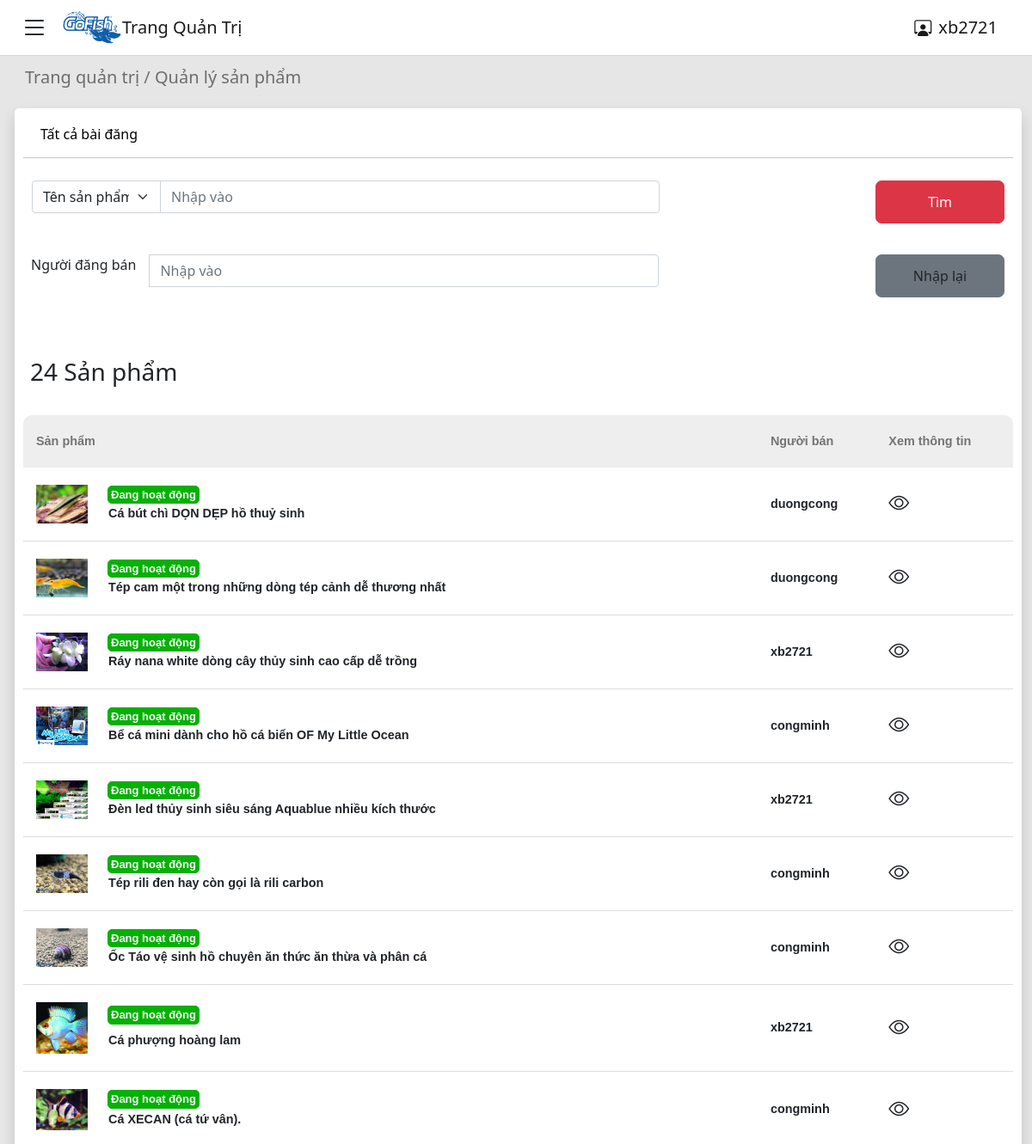
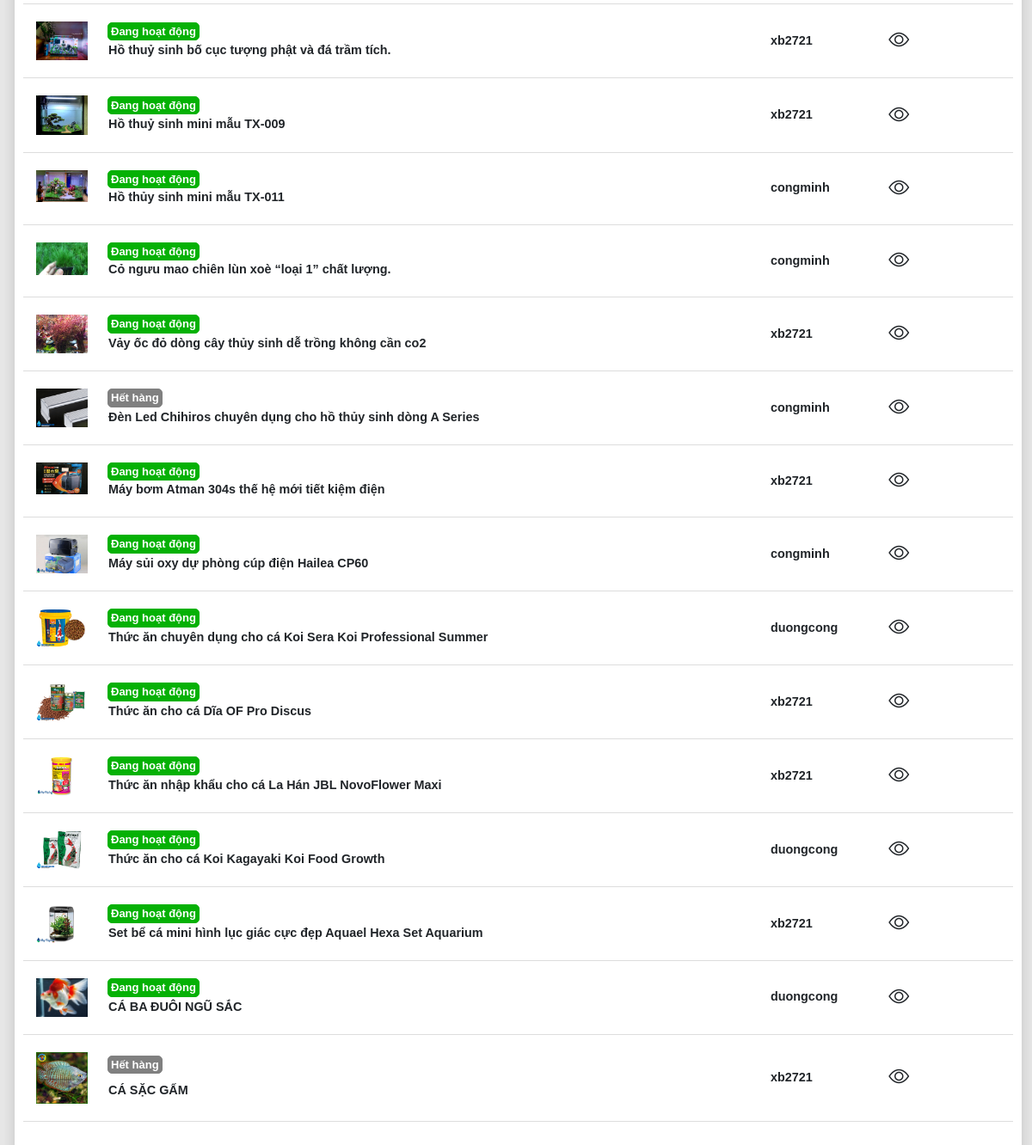
Screenshot of /admin/products.php (signed in) with the database file from the repository (2 pictures, top to bottom).
### tables this page shows
CREATE TABLE `products` (
  `productID` int(11) NOT NULL,
  `productSKU` char(50) NOT NULL,
  `productName` varchar(1000) NOT NULL,
  `category` varchar(300) NOT NULL,
  `detail` varchar(5000) NOT NULL,
  `price` int(11) NOT NULL,
  `stock` int(11) NOT NULL,
  `sold` int(11) NOT NULL,
  `status` int(11) NOT NULL,
  `image` varchar(1000) NOT NULL,
  `userID` int(11) NOT NULL
);

CREATE TABLE `users` (
  `id` int(11) NOT NULL,
  `fullname` varchar(250) NOT NULL,
  `username` varchar(30) NOT NULL,
  `email` varchar(100) NOT NULL,
  `phone` varchar(11) NOT NULL,
  `address` varchar(250) NOT NULL,
  `password` varchar(250) NOT NULL,
  `status` int(11) NOT NULL DEFAULT 0,
  `email_verification_link` varchar(255) NOT NULL,
  `email_verified_at` timestamp NULL DEFAULT NULL
);

### admin/products.php (the view, shortened to what this page needs)
<?php
include "../config/constants.php";
?>
<!DOCTYPE html>
<html lang="vi">
<head>
    <link href="https://cdn.jsdelivr.net/npm/bootstrap@5.0.2/dist/css/bootstrap.min.css" rel="stylesheet">
    <link rel="stylesheet" href="https://cdn.jsdelivr.net/npm/bootstrap-icons@1.8.1/font/bootstrap-icons.css">
    <link rel="stylesheet" href="https://cdnjs.cloudflare.com/ajax/libs/font-awesome/6.0.0/css/all.min.css" />
    <link rel="stylesheet" href="../seller/assets/css/style.css">
</head>
<body>
    <div class="container-fluid fixed-top">
        <div class="row">
            <div class="col-md-12 p-0">
                <nav class="navbar navbar-expand-lg navbar-light">
                    <div class="container-fluid">
                        <i id="btn-menu" class="bi bi-list me-3 fs-2" type="button"></i>
                        <a href="../">
                            <img src="../seller/assets/img/logo-1.png" alt="" class="logo">
                        </a>
                        <a class="navbar-brand me-auto" href="./admin.php">Trang Quản Trị</a>
                        <a class="navbar-brand ms-auto" href="#"><i class="bi bi-person-workspace me-2"></i><?php echo $_SESSION['adminName'] ?></a>
                    </div>
                </nav>
            </div>
        </div>
    </div>
    <div class="container-fluid main">
        <div class="row">
            <div class="col main-right container-fluid row show">
<div class="col-md-12 mt-2 mb-3 nav-page">
    <h5 class="text-muted"><a href="../admin.php">Trang quản trị</a> / </span><a href="./products.php">Quản lý sản phẩm</a></h5>
</div>
<div class="col-md-12 manage-products shadow">
    <div class="col-md-12">
        <ul class="nav">
            <li class="nav-item">
                <a type="button" class="nav-mng-product nav-link <?php echo ($tableType == "all" ? "active" : "") ?>">Tất cả bài đăng</a>
            </li>
        </ul>
        <hr class="mt-0">
    </div>
    <div class="col-md-12 products-search">
        <form>
            <div class="input-group  mb-3 ">
                <div class="col-md-8 mb-5  pe-4">
                    <div class="input-group ">
                        <select class="form-select select-ten">
                            <option value="0" selected>Tên sản phẩm</option>
                        </select>
                        <input id="productNameSearch" type="text" class="form-control" placeholder="Nhập vào" >
                    </div>
                </div>
                <button class="btn btn-danger col-md-4 ms-auto  px-4" style="max-width: 150px; border-radius: 7px; max-height: 50px;">Tìm</button>
                <div class="col-md-8  pe-4">
                    <div class="input-group mb-3">
                        <span class="pe-3">Người đăng bán</span>
                        <input type="text" class="form-control" placeholder="Nhập vào" >
                    </div>
                </div>
                <button class="btn btn-secondary text-dark col-md-4 ms-auto  px-4" style="max-width: 150px; border-radius: 7px; max-height: 50px;">Nhập lại</button>
            </div>
        </form>
    </div>
    <div class="col-md-12 mt-3">
        <div class="d-flex justify-content-between">
            <?php
            $sql_pd = "SELECT * FROM products";
            $res_pd = mysqli_query($conn,$sql_pd);
            $count_pd = mysqli_num_rows($res_pd);
            ?>
            <h3 class="ms-2" id="label-count-prod"><?php echo $count_pd ?> Sản phẩm </h3>
        </div>
        <table class="styled-table">
            <thead>
                <tr>
                    <th>Sản phẩm</th>
                    <th>Người bán</th>
                    <th>Xem thông tin</th>
                </tr>
            </thead>
            <tbody id="table-products">
                <?php
                $sql = "SELECT users.username,products.productName,products.productID,products.image,products.status,products.stock FROM products,users where products.userid = users.id ";
                        $result = mysqli_query($conn,$sql);
                        if (mysqli_num_rows($result) > 0){
                            while($row = mysqli_fetch_assoc($result)){
                    ?>
                                <tr>
                                    <th class="row">
                                        <div style="max-width: fit-content;">
                                            <img src="../assets/img/products/<?php echo explode(",", $row['image'])[0]; ?>" alt="" class="product-avatar-list">
                                        </div>
                                        <div class="col row d-flex align-items-center">
                                            <?php
                                            if ($row['status'] == 1 and $row['stock'] > 0) {
                                            ?>
                                                <div class="col-md-12 produc-status-active">
                                                    Đang hoạt động
                                                </div>
                                            <?php
                                            }
                                            if ($row['status'] == 1 and $row['stock'] == 0) {
                                            ?>
                                                <div class="col-md-12 produc-status-out">
                                                    Hết hàng
                                                </div>
                                            <?php
                                            }
                                            ?>
                                            <div class="col-md-12">
                                                <b><?= $row['productName']; ?></b>
                                            </div>
                                        </div>
                                    </th>
                                    <th><?php echo $row['username']; ?></th>
                                    <th><a href="showDetail.php?id=<?php echo $row['productID']; ?>"><i class="bi bi-eye text-dark h4"></i></a></th>
                                </tr>
                    <?php
                            }
                        }
                    ?>
            </tbody>
        </table>
    </div>
</div>
<?php
include "../seller/partials/footer.php";
?>

### seller/partials/footer.php (shortened to what this page needs)
            </div>
    </div>
</body>
</html>

### seller/assets/css/style.css (style rules this page uses)
body { background-color: rgb(230, 230, 230); }
.navbar { background-color: white; border-bottom: solid 1px rgb(216, 216, 216); }
.logo { width: 70px; }
.main { background-color: rgb(230, 230, 230); height: 92vh; }
.main-right { position: relative; transition: margin 0.5s; margin: 70px 0px 10px 255px !important; overflow: auto; }
.main-right.show { margin-left: 5px !important; }
.nav-page h5 a { text-decoration: none; color: rgb(109, 109, 109); display: inline; padding-bottom: 0; }
.manage-products { min-height: 92vh; padding: 10px; background-color: rgb(255, 255, 255); border-radius: 5px; margin-top: 0px; }
.manage-products div ul li a { text-decoration: none; color: black; padding-left: 20px; font-weight: 400; display: block; padding-bottom: 15px; }
.products-search { min-height: 200px; padding: 10px; border-radius: 5px; margin-top: 0px; }
.select-ten { max-width: 150px; }
.styled-table { border-collapse: collapse; margin: 25px 0; font-size: 0.9em; font-family: sans-serif; min-width: 100%; border-radius: 10px; }
.styled-table thead tr { background-color: rgb(238, 238, 238); color: #747474; text-align: left; border-radius: 10px; }
.styled-table th, .styled-table td { padding: 20px 15px; }
.styled-table th { border-bottom: 0; }
.styled-table th:first-child { border-top-left-radius: 10px; }
.styled-table th:last-child { border-top-right-radius: 10px; }
.styled-table tbody tr { border-bottom: 1px solid #dddddd; }
.product-avatar-list { width: 60px; }
.produc-status-active { font-size: 13px; border: solid rgb(5, 177, 5) 1px; border-radius: 5px; padding: 0px 3px; max-width: fit-content; background-color: rgb(5, 177, 5); color: white; margin-left: 11px; }
.produc-status-out { font-size: 13px; border: solid gray 1px; border-radius: 5px; padding: 0px 3px; max-width: fit-content; background-color: gray; color: white; margin-left: 11px; }

### rows the page displays
products: shows a picture, status "Đang hoạt động", productName "Cá bút chì DỌN DẸP hồ thuỷ sinh", userID.username "duongcong"
products: shows a picture, status "Đang hoạt động", productName "Tép cam một trong những dòng tép cảnh dễ thương nhất", userID.username "duongcong"
products: shows a picture, status "Đang hoạt động", productName "Ráy nana white dòng cây thủy sinh cao cấp dễ trồng", userID.username "xb2721"
products: shows a picture, status "Đang hoạt động", productName "Bể cá mini dành cho hồ cá biển OF My Little Ocean", userID.username "congminh"
products: image (picture), status "Đang hoạt động", productName "Đèn led thủy sinh siêu sáng Aquablue nhiều kích thước", userID.username "xb2721"
products: image (picture), status "Đang hoạt động", productName "Tép rili đen hay còn gọi là rili carbon", userID.username "congminh"
products: image (picture), status "Đang hoạt động", productName "Ốc Táo vệ sinh hồ chuyên ăn thức ăn thừa và phân cá", userID.username "congminh"
products: image (picture), status "Đang hoạt động", productName "Cá phượng hoàng lam", userID.username "xb2721"
products: image (picture), status "Đang hoạt động", productName "Cá XECAN (cá tứ vân).", userID.username "congminh"
products: image (picture), status "Đang hoạt động", productName "Hồ thuỷ sinh bố cục tượng phật và đá trầm tích.", userID.username "xb2721"
products: image (picture), status "Đang hoạt động", productName "Hồ thuỷ sinh mini mẫu TX-009", userID.username "xb2721"
products: image (picture), status "Đang hoạt động", productName "Hồ thủy sinh mini mẫu TX-011", userID.username "congminh"
products: image (picture), status "Đang hoạt động", productName "Cỏ ngưu mao chiên lùn xoè “loại 1” chất lượng.", userID.username "congminh"
products: image (picture), status "Đang hoạt động", productName "Vảy ốc đỏ dòng cây thủy sinh dễ trồng không cần co2", userID.username "xb2721"
products: image (picture), status "Hết hàng", productName "Đèn Led Chihiros chuyên dụng cho hồ thủy sinh dòng A Series", userID.username "congminh"
products: image (picture), status "Đang hoạt động", productName "Máy bơm Atman 304s thế hệ mới tiết kiệm điện", userID.username "xb2721"
products: shows a picture, status "Đang hoạt động", productName "Máy sủi oxy dự phòng cúp điện Hailea CP60", userID.username "congminh"
products: shows a picture, status "Đang hoạt động", productName "Thức ăn chuyên dụng cho cá Koi Sera Koi Professional Summer", userID.username "duongcong"
products: shows a picture, status "Đang hoạt động", productName "Thức ăn cho cá Dĩa OF Pro Discus", userID.username "xb2721"
products: shows a picture, status "Đang hoạt động", productName "Thức ăn nhập khẩu cho cá La Hán JBL NovoFlower Maxi", userID.username "xb2721"
products: image (picture), status "Đang hoạt động", productName "Thức ăn cho cá Koi Kagayaki Koi Food Growth", userID.username "duongcong"
products: shows a picture, status "Đang hoạt động", productName "Set bể cá mini hình lục giác cực đẹp Aquael Hexa Set Aquarium", userID.username "xb2721"
products: shows a picture, status "Đang hoạt động", productName "CÁ BA ĐUÔI NGŨ SẮC", userID.username "duongcong"
products: image (picture), status "Hết hàng", productName "CÁ SẶC GẤM", userID.username "xb2721"

### other values shown
$_SESSION['adminName'] "xb2721"
$count_pd "24"
